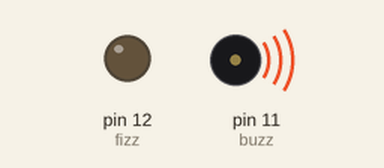
Simulated run of this sketch. Board: Arduino Uno, built with avr-gcc and run on an emulated ATmega328P. Shown: output pins drawn as LEDs (lit = HIGH), buzzer (waves = sounding, pin HIGH).

Above: at 0.2 s.
At 14.7 s:
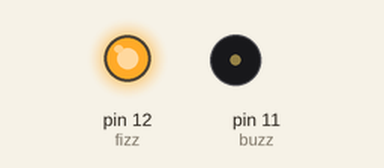
At 30.2 s:
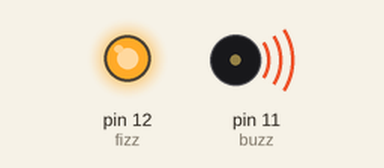
Timing chart, 0 to 30.6 s (numbered marks = the images above):
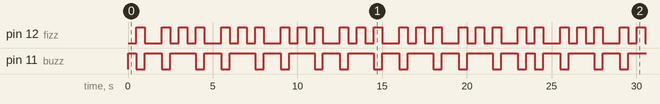

The sketch:

fizzbuzz.ino
```cpp
const int fizz = 12;
const int buzz = 11;

void setup() {
  // put your setup code here, to run once:
  pinMode(fizz, OUTPUT);
  pinMode(buzz, OUTPUT);
}

void loop() {
  // put your main code here, to run repeatedly:
  Serial.println("Starting fizzbuzz");

  for(int i=1; i<=100; i++){
    if(i % 5 == 0 && i % 3 == 0){
      digitalWrite(fizz, HIGH);
      digitalWrite(buzz, HIGH);
      delay(500);
      digitalWrite(fizz, LOW);
      digitalWrite(buzz, LOW);
    } else if (i % 5 == 0) {
      digitalWrite(fizz, HIGH);
      delay(500);
      digitalWrite(fizz, LOW);
    } else if (i % 3 == 0) {
      digitalWrite(buzz, HIGH);
      delay(500);
      digitalWrite(buzz, LOW);
    } else {
      Serial.println(i);
    }
  }
}
```

Measured:
- by itself, pin 12 (fizz): moves between LOW and HIGH, repeating every 15.5 s
- by itself, pin 11 (buzz): moves between LOW and HIGH, repeating every 23.5 s
- by itself, everything shown: repeats every 23.5 s, in 41 steps
